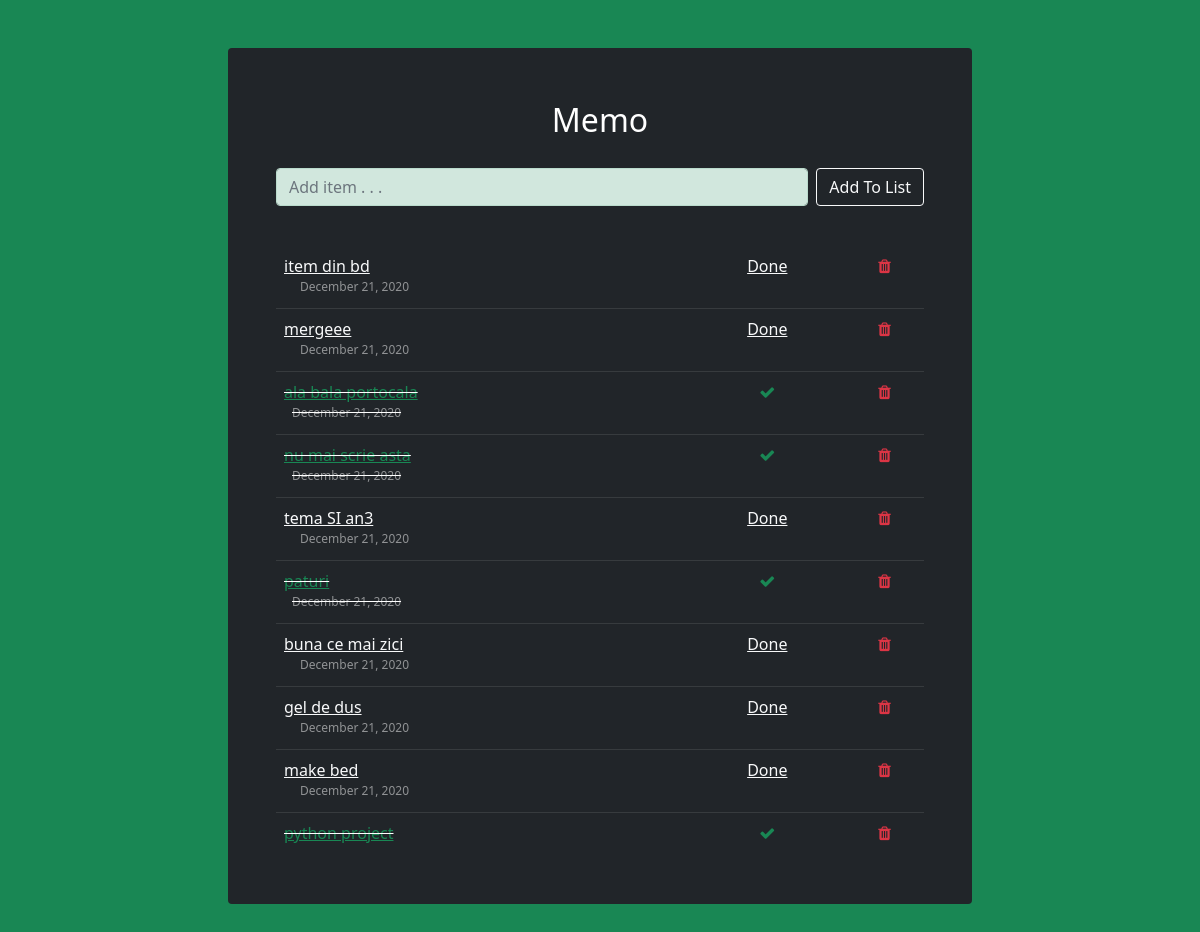
The page /memo/ on the database as committed earlier.
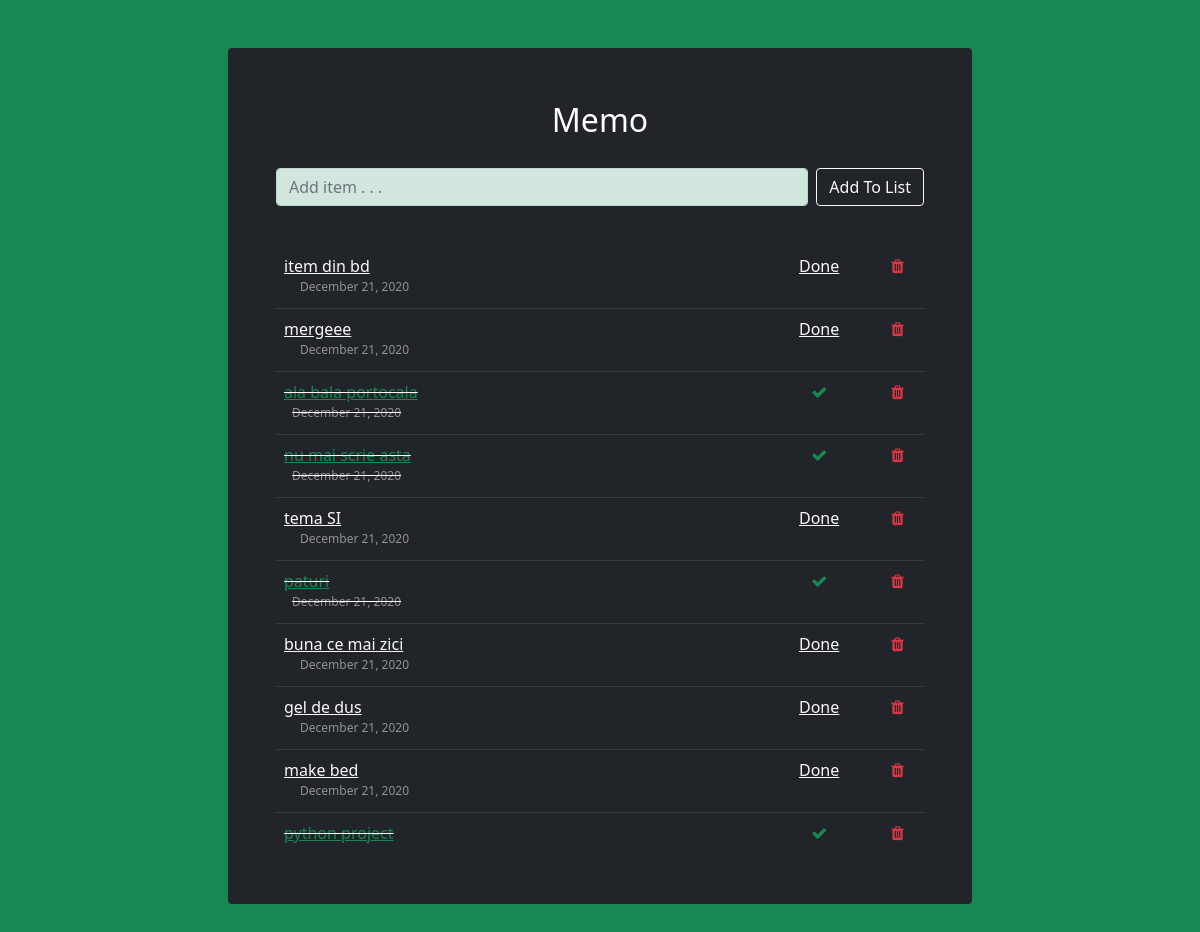
The same page on the database as committed later.
### memo_list/models.py (models this page shows, shortened)
class List(models.Model):
    item = models.CharField(max_length=200)
    completed = models.BooleanField(default=False)
    date_posted = models.DateTimeField(default=timezone.now)

### memo_list/views.py (the view)
# urls.py: path('', views.addItem, name="addItem"),
def addItem(request):
    if request.method == 'POST':
        form = ListForm(request.POST or None)
        if form.is_valid():
            form.save()
            all_items = List.objects.all
            messages.success(request,('Item has been added to memo list!'))
            return render(request, 'home.html', {'all_items': all_items})
    else:
        all_items = List.objects.all
        return render(request, 'home.html', {'all_items': all_items})

### memo_list/templates/home.html (shortened to what this page needs)
{% extends 'base.html' %}
{% block content %}
    <div class="container col-sm-8 mt-5 bg-dark p-5 rounded overflow-auto">
        <p class="text-center text-white fs-2">Memo</p>
        <form class="d-flex flex-row h-50 mt-4" method="POST">
            <div class="input-group mb-3">
                <input class="form-control alert-success rounded" type="text" placeholder="Add item . . ." aria-label="item" name="item">
                <button class="btn btn-outline-light ms-2 rounded" type="submit">Add To List</button>
            </div>
        </form>
        <br/>
        <div class="scrollArea">
        {% if all_items %}
            <table class="table table-dark table-responsive-sm">
            {% for item in all_items %}
                {% if item.completed %}
                    <tr>
                        <td class="done"><a class="link-success" href="{% url 'editItem' item.id %}" data-bs-toggle="tooltip" title="Edit item">{{ item.item }}</a>
                            <p class="font-size ms-2 mb-1 text-white-50">{{item.date_posted|date:"F d, Y"}}</p></td>
                        <td style="height: 2%"><center><a class="link-success" href="{% url 'markAsIncomplete' item.id %}" data-bs-toggle="tooltip" title="Mark item as incomplete"><i class="fa fa-check"></i></a></center></td>
                        <td><center><a class="link-danger" href="{% url 'deleteItem' item.id %}" data-bs-toggle="tooltip" data-bs-placement="right" title="Delete item from memo list"><i class="fa fa-trash" ></i></a></center></td>
                    </tr>
                {% else %}
                    <tr>
                        <td class=""><a class="link-light" href="{% url 'editItem' item.id %}" data-bs-toggle="tooltip" title="Edit item">{{ item.item }}</a>
                        <p class="font-size ms-3 mb-1 text-white-50">{{item.date_posted|date:"F d, Y"}}</p></td>
                        <td><center><a class="link-light" href="{% url 'markAsComplete' item.id %}" data-bs-toggle="tooltip" title="Mark item as done">Done</a></center></td>
                        <td><center><a class="link-danger" href="{% url 'deleteItem' item.id %}" data-bs-toggle="tooltip" title="Delete item from memo list"><i class="fa fa-trash" ></i></a></center></td>
                    </tr>
                {% endif %}
            {% endfor %}
            </table>
        {% endif %}
        </div>
    </div>
{% endblock %}

### memo_list/templates/base.html (shortened to what this page needs)
<!doctype html>
{% load static %}
<html lang="en">
  <head>
    <link href="https://cdn.jsdelivr.net/npm/bootstrap@5.0.0-beta1/dist/css/bootstrap.min.css" rel="stylesheet">
    <link href="{% static 'css/css_app.css' %}" rel="stylesheet" >
    <link rel="stylesheet" href="https://cdnjs.cloudflare.com/ajax/libs/font-awesome/4.7.0/css/font-awesome.min.css">
  </head>
  <body class="bg-success">
      <div class="container">
        {% block content %}
        {% endblock %}
      </div>
  </body>
</html>

### static/css/css_app.css (style rules this page uses)
.done { text-decoration: line-through; }
.font-size { font-size: 12px; }
.scrollArea { overflow-y: scroll; height:600px; margin-bottom: 10px; }

Rows that differ between the two databases and show on the page:
changed List: item "tema SI an3" → "tema SI"
